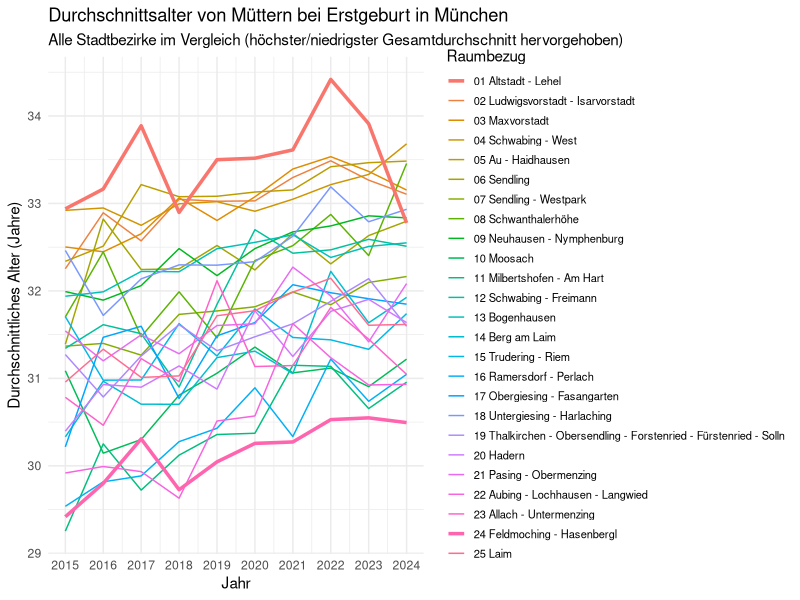

This chart was generated by the following R code:
install.packages("readxl")
library(readxl)
export_be <- read_excel("data/raw/export_be.xlsx")
be_sheet <- read_excel("data/raw/export_be.xlsx", sheet = "BEVÖLKERUNG")
View(be_sheet)

export_ar <- read_excel("data/raw/export_ar.xlsx")
ar_sheet <- read_excel("data/raw/export_ar.xlsx", sheet = "ARBEITSMARKT")
View(ar_sheet)

install.packages("tidyverse")
library(tidyverse)

all_districts_mean_age <- be_sheet %>%
  filter(
    Indikator == "Durchschnittsalter Mütter erstgebärend",
    Ausprägung == "insgesamt",
    Raumbezug != "Stadt München"
  ) %>%
  mutate(
    mean_age = `Basiswert 1` / `Basiswert 2`
  )



district_averages <- all_districts_mean_age %>%
  group_by(Raumbezug) %>% 
  summarise(avg_age_overall = mean(mean_age, na.rm = TRUE))

max_district <- district_averages %>%
  slice_max(order_by = avg_age_overall, n = 1) %>%
  pull(Raumbezug)

min_district <- district_averages %>%
  slice_min(order_by = avg_age_overall, n = 1) %>%
  pull(Raumbezug)

data_for_plot <- all_districts_mean_age %>%
  mutate(
    highlight_status = case_when(
      Raumbezug == max_district ~ "Max (Durchschnitt)",
      Raumbezug == min_district ~ "Min (Durchschnitt)",
      TRUE ~ "Normal"
    )
  )

ggplot(data = data_for_plot, mapping = aes(x = Jahr, y = mean_age, color = Raumbezug)) +
  geom_line(data = . %>% filter(highlight_status == "Normal")) +
  geom_line(data = . %>% filter(highlight_status != "Normal"), linewidth = 1.2) +
  scale_x_continuous(breaks = seq(min(data_for_plot$Jahr), max(data_for_plot$Jahr), by = 1)) +
  guides(color = guide_legend(ncol = 1)) +
  theme_minimal() +
  theme(
    legend.text = element_text(size = 8),
    legend.key.size = unit(0.5, "cm")
  ) +
  
  labs(
    title = "Durchschnittsalter von Müttern bei Erstgeburt in München",
    subtitle = "Alle Stadtbezirke im Vergleich (höchster/niedrigster Gesamtdurchschnitt hervorgehoben)",
    x = "Jahr",
    y = "Durchschnittliches Alter (Jahre)"
  )
